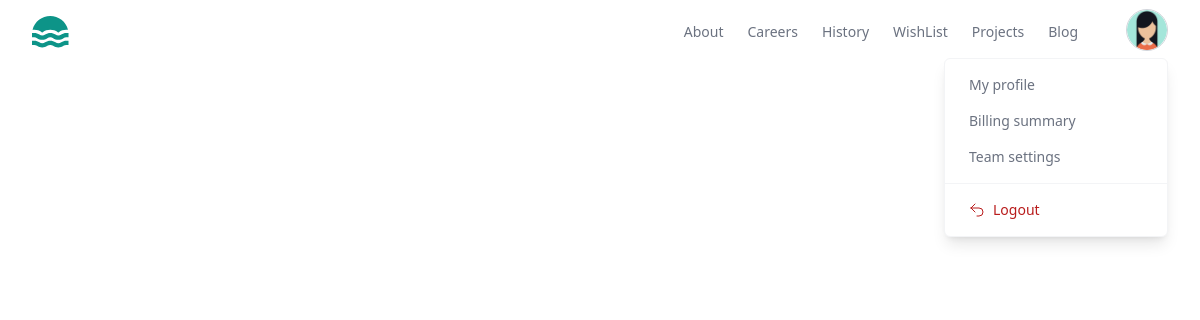
/myworks/all (signed in), run on an earlier commit of the app's database.
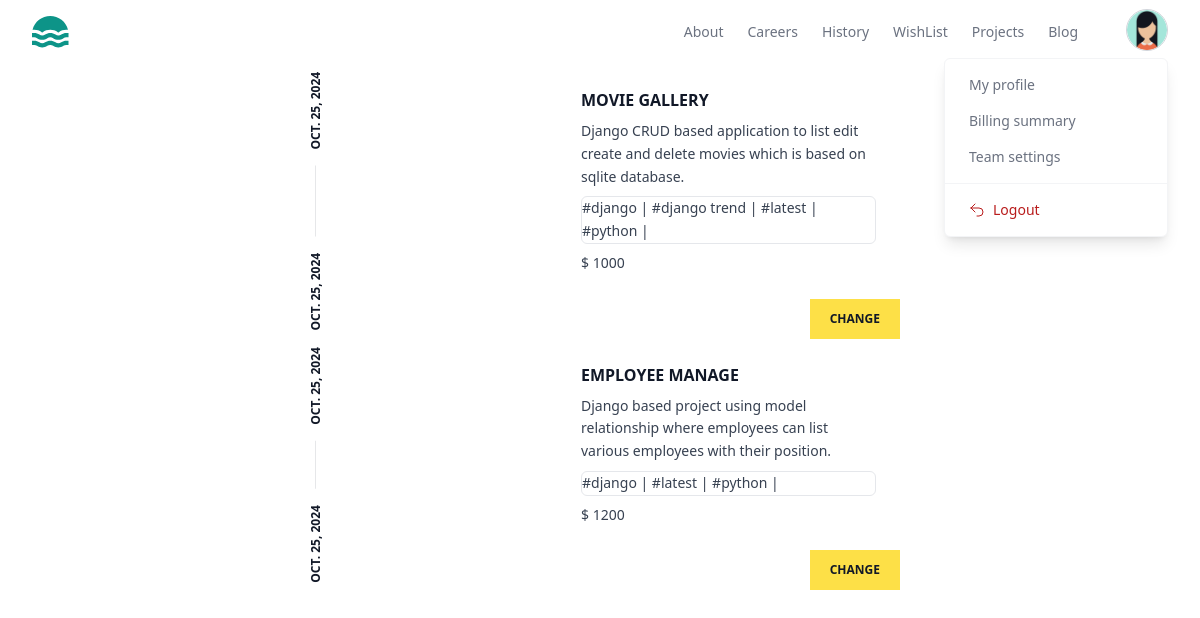
And on a later commit of the database.
### store/models.py (models this page shows, shortened)
class BaseModel(models.Model):
    created_date=models.DateTimeField(auto_now_add=True)
    updated_date=models.DateTimeField(auto_now=True)
    is_active=models.BooleanField(default=True)

class Project(BaseModel):
    title=models.CharField(max_length=200)
    description=models.TextField()
    preview_image=models.ImageField(upload_to="previewimages",null=True,blank=True)
    price=models.PositiveIntegerField()
    developer=models.ForeignKey(User,on_delete=models.CASCADE)
    files=models.FileField(upload_to="projects",null=True,blank=True)
    tag_objects=models.ManyToManyField(Tag,null=True)
    thumbnail=EmbedVideoField()

class BaseModel(models.Model):
    created_date=models.DateTimeField(auto_now_add=True)
    updated_date=models.DateTimeField(auto_now=True)
    is_active=models.BooleanField(default=True)

class Tag(BaseModel):
    title=models.CharField(max_length=200)

### store/views.py (the view)
# urls.py: path('myworks/all',views.MyProjectsListView.as_view(),name='my-works'),
class MyProjectsListView(View):
    template_name='myprojects.html'
    def get(self,request,*args,**kwargs):
        qs=Project.objects.filter(developer=request.user)
        return render(request,self.template_name,{'data':qs})

### store/templates/myprojects.html (shortened to what this page needs)
{%extends 'base.html'%}
{% load embed_video_tags %}
{%block main_block%}
<div class="w-2/4 mx-auto">
    {%for p in data%}
    <article class="flex bg-white transition hover:shadow-xl">
        <div class="rotate-180 p-2 [writing-mode:_vertical-lr]">
          <time
            datetime="2022-10-10"
            class="flex items-center justify-between gap-4 text-xs font-bold uppercase text-gray-900"
          >
            <span>{{p.created_date|date}}</span>
            <span>{{p.updated_date|date}}</span>
          </time>
        </div>
        <div class="hidden sm:block sm:basis-56">
        </div>
        <div class="flex flex-1 flex-col justify-between">
          <div class="border-s border-gray-900/10 p-4 sm:border-l-transparent sm:p-6">
            <a href="#">
              <h3 class="font-bold uppercase text-gray-900">
                {{p.title}}
              </h3>
            </a>
            <p class="mt-2 line-clamp-3 text-sm/relaxed text-gray-700">
             {{p.description}}
            </p>
            <p class="mt-2 line-clamp-3 text-sm/relaxed text-gray-700 border rounded-md">
                {%for t in p.tag_objects.all%}
               #{{t.title}} |
                {%endfor%}
               </p>
            <p class="mt-2 line-clamp-3 text-sm/relaxed text-gray-700">
               $ {{p.price}}
               </p>
          </div>
          <div class="sm:flex sm:items-end sm:justify-end">
            <a
              href="{%url 'project-update' p.id %}"
              class="block bg-yellow-300 px-5 py-3 text-center text-xs font-bold uppercase text-gray-900 transition hover:bg-yellow-400"
            >
              Change
            </a>
          </div>
        </div>
      </article>
    {%endfor%}
</div>
{%endblock%}

What changed in the data, as far as the page shows it:
added Project: created_date "OCT. 25, 2024", updated_date "OCT. 25, 2024", title "MOVIE GALLERY", description "Django CRUD based application to list edit create and delete movies which is based on sqlite database.", price "1000"
now on this page (row unchanged): Tag: title "django"
now on this page (row unchanged): Tag: title "django trend", shown under "OCT. 25, 2024"
now on this page (row unchanged): Tag: title "latest"
now on this page (row unchanged): Tag: title "python"
added Project: created_date "OCT. 25, 2024", updated_date "OCT. 25, 2024", title "EMPLOYEE MANAGE", description "Django based project using model relationship where employees can list various employees with their position.", price "1200"
